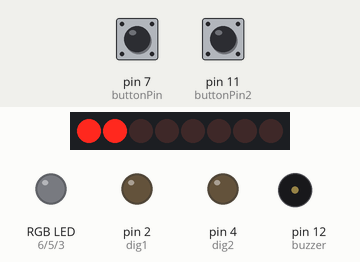
This sketch was run on a simulated Arduino Uno, built with avr-gcc and run on an emulated ATmega328P. On the bench: 8 shift-register outputs drawn as a row of LEDs (first output left, lit = HIGH), an RGB LED mixed from three pins (HIGH = lit), output pins drawn as LEDs (lit = HIGH), buzzer (waves = sounding). Wiring (inferred from the names in the program): shift register (74HC595): data pin 8; shift clock pin 10; latch pin 9. Wiring (inferred from the signals the program sends): row of LEDs: on Q0, Q1, Q2, Q3, Q4, Q5, Q6, Q7. Inputs (shaded band) come from the test bench; at power-on: pin 7 (buttonPin) LOW, pin 11 (buttonPin2) LOW. Pins used as bus, display or sensor lines are not drawn.

Above: at 1.2 s.
1.3 s: pin 7 (buttonPin) pulled HIGH for 0.15 s
At 2.4 s:
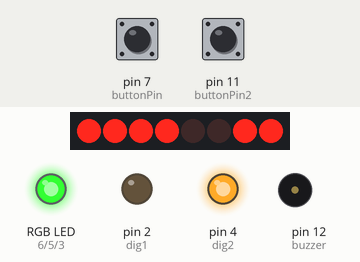
2.9 s: pin 11 (buttonPin2) pulled HIGH for 0.15 s
At 3.6 s:
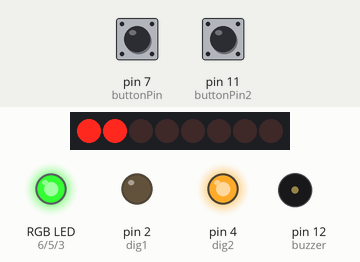
4.5 s: pin 7 (buttonPin) pulled HIGH for 1 s
At 4.9 s:
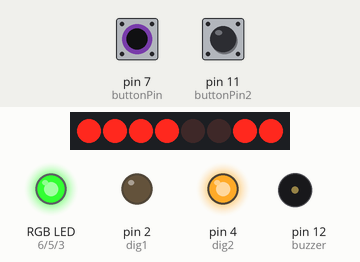
7.0 s: pin 11 (buttonPin2) pulled HIGH for 1 s
At 8.0 s:
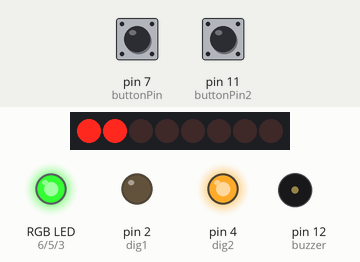
9.5 s: pin 7 (buttonPin) pulled HIGH for 0.15 s
At 10.1 s:
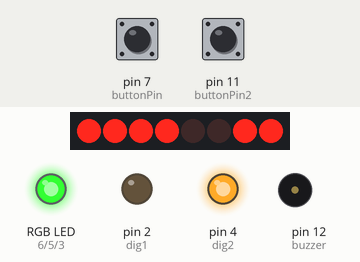
11.1 s: pin 11 (buttonPin2) pulled HIGH for 3.2 s
At 12.3 s:
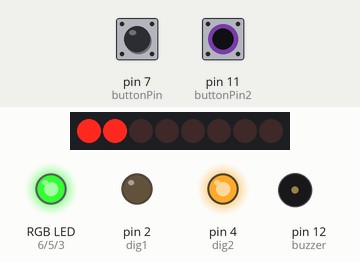
Timing chart, 0 to 14.1 s (numbered marks = the images above; inputs shaded):
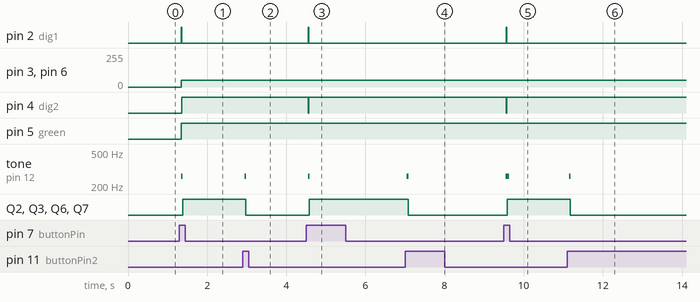

Measured:
- after the input at 1.3 s, pin 2 (dig1): LOW → HIGH after 0.05 s, → LOW 0.01 s later; pin 3 (blue), pin 6 (red): 0/255 → 51/255 after 0.05 s; pin 4 (dig2): LOW → HIGH after 0.06 s; pin 5 (green): LOW → HIGH after 0.05 s; tone on pin 12 (buzzer): silent → 261 Hz after 0.05 s, → silent 0.04 s later
- after the input at 2.9 s, tone on pin 12 (buzzer): silent → 261 Hz after 0.05 s, → silent 0.04 s later; Q2, Q3, Q6, Q7: HIGH → LOW after 0.08 s
- after the input at 4.5 s, pin 2 (dig1): LOW → HIGH after 0.05 s, → LOW 0.01 s later; pin 4 (dig2): HIGH → LOW after 0.05 s, → HIGH 0.01 s later; tone on pin 12 (buzzer): silent → 261 Hz after 0.05 s, → silent 0.04 s later; Q2, Q3, Q6, Q7: LOW → HIGH after 0.08 s
- after the input at 7.0 s, tone on pin 12 (buzzer): silent → 261 Hz after 0.05 s, → silent 0.04 s later; Q2, Q3, Q6, Q7: HIGH → LOW after 0.08 s
- after the input at 9.5 s, pin 2 (dig1): LOW → HIGH after 0.05 s, → LOW 0.01 s later; pin 4 (dig2): HIGH → LOW after 0.05 s, → HIGH 0.01 s later; tone on pin 12 (buzzer): silent → 261 Hz after 0.05 s, → silent 0.08 s later; Q2, Q3, Q6, Q7: LOW → HIGH after 0.08 s
- after the input at 11.1 s, tone on pin 12 (buzzer): silent → 261 Hz after 0.05 s, → silent 0.04 s later; Q2, Q3, Q6, Q7: HIGH → LOW after 0.08 s

The sketch:

Assignment_2_Code__Recent_.ino
```cpp
//Assesment 2 Car Park System

const int latchPin = 9;
const int clockPin = 10;
const int dataPin = 8;
const int buttonPin = 7;
const int buttonPin2 = 11;
const int green = 5;
const int red = 6;
const int blue = 3;

int buzzer =12;

float Colour = 0;

int dig1 = 2;
int dig2 = 4;

/*
  1 = decimal
  2 = bottom
  3 = bottom-right
  4 = middle
  5 = top-right
  6 = top-left
  7 = bottom-left
  8 = top
*/


typedef unsigned char uchar;

const uchar DECI = 0x01;
const uchar BOTT = 0x80;
const uchar BOTR = 0x20;
const uchar MIDD = 0x02;
const uchar TOPR = 0x10;
const uchar TOPL = 0x08;
const uchar BOTL = 0x40;
const uchar TOPP = 0x04;

const uchar DIGITS[10] = {
  TOPP | TOPL | TOPR | BOTT | BOTL | BOTR, // 0
  TOPR | BOTR, // 1
  TOPP | MIDD | BOTT | TOPR | BOTL, // 2
  TOPP | MIDD | BOTT | TOPR | BOTR, // 3
  TOPL | MIDD | TOPR | BOTR, // 4
  TOPP | MIDD | BOTT | TOPL | BOTR, // 5
  TOPP | MIDD | BOTT | TOPL | BOTR | BOTL, // 6
  TOPP | TOPR | BOTR, // 7
  TOPP | MIDD | BOTT | TOPL | BOTL | TOPR | BOTR, // 8
  TOPP | MIDD | BOTT | TOPL | TOPR | BOTR // 9

};

const uchar FULL[1] = {
  TOPP | TOPL | MIDD | BOTL  // F
  };


void setup(void)
{
  pinMode(green, OUTPUT);
  pinMode(blue, OUTPUT);
  pinMode(red, OUTPUT);

  pinMode(buzzer, OUTPUT);

  pinMode(latchPin,  OUTPUT);
  pinMode(clockPin,  OUTPUT);
  pinMode(dataPin,   OUTPUT);
  pinMode(buttonPin, INPUT);
  pinMode(buttonPin2, INPUT);
  putByte(DIGITS[0]);

  pinMode(dig2, OUTPUT);
  pinMode(dig1, OUTPUT);
  Serial.begin(9600);


}

int buttonCheck(void)
{
  // Button will be HIGH when not pressed

  if (digitalRead(buttonPin))
  {
    return 0;
  }
  else
  {
    // Wait for button release
    while (digitalRead(buttonPin) == LOW) /* nothing */ ;
    delay(1); // debounce
    return 1;
  }
}


int buttonCheck2(void)
{
  // Button 2 will be HIGH when not pressed.

  if (digitalRead(buttonPin2))
  {
    return 0;
  }
  else
  {
    // Wait for button release
    while (digitalRead(buttonPin2) == LOW) /* nothing */ ;
    delay(1); // debounce
    return 1;
  }
}

void putByte(byte dig1)
{
    digitalWrite(latchPin, LOW);
    shiftOut(dataPin, clockPin, MSBFIRST, dig1);
    digitalWrite(latchPin, HIGH);
}

void playTone(int tone, int duration)
{
  int start = millis();
  while ((millis() - start) < duration)
  {
    digitalWrite(buzzer, HIGH);
    delayMicroseconds(tone);
    digitalWrite(buzzer, LOW);
    delayMicroseconds(tone);
  }
}

void loop(void)
{
  char buffer[100];
  static int disp2 = 0;
  static int disp1 = 0;

  if (buttonCheck())
  {
    disp1 = (disp1 + 1) % 10;
    playTone(1915, 50); // beep when counting

  if (disp1==0)
  {
    disp2 = (disp2 + 1) % 10;
    playTone(1915, 50);
  }
  else
  {
    disp2 = disp2;
  }

   }

  if (disp1 >= 8 & disp2 == 1) //RBG Orange when count is greater than 18
   {
    analogWrite(green, 50);
    analogWrite(red, 238);
    analogWrite(blue, 17);
   }

  if (disp2 == 0) //RGB Green when count is < 10
  {
    analogWrite(green, 255);
    analogWrite(red, 51);
    analogWrite(blue, 51);
  }

  if (disp2 >= 2) //RGB Red when full
  {

    analogWrite(green, 6);
    analogWrite(red, 255);
    analogWrite(blue, 22);
    digitalWrite(dig2,LOW);
    digitalWrite(dig1, HIGH);
    putByte(FULL[disp2]); // display F when full
    delay(12);
    digitalWrite(dig2, HIGH);
    digitalWrite(dig1, LOW);
    putByte(FULL[disp1]);
    delay(12);
    Serial.println("**NO SPACES AVAILABLE**"); // record no spaces available when carpark is

  if (buttonCheck2())
  {
    disp1 = 9;
    disp2 = 1;

  }
   }

  else
  {
    digitalWrite(dig2,LOW);
    digitalWrite(dig1, HIGH);
    putByte(DIGITS[disp2]);
    delay(12);
    digitalWrite(dig2, HIGH);
    digitalWrite(dig1, LOW);
    putByte(DIGITS[disp1]);
    delay(12);
  }

  if (buttonCheck2())
  {
    playTone(1915, 50);
    disp1 = (disp1 - 1) % 10; // count backwards

  if (disp1<0 & disp2 == 1)
  {
    playTone(1915, 50);
    disp2 = 0;
    delay(12);
    disp1 = 9;
    return;
  }
  if ((disp1<0))
  {
    playTone(956, 100); //malfuntion alarm as the system is recording a car leaving when the number is zero, therefore, there is an error. Alarm, goes off.
    Serial.println("**ERROR, RESET DEVICE**");
    disp2 = 0;
    disp1 = 0;
    return;
  }

  else
  {
    disp2 = disp2;
    digitalWrite(dig2,LOW);
    digitalWrite(dig1, HIGH);
    putByte(DIGITS[disp2]);
    digitalWrite(dig2, HIGH);
    digitalWrite(dig1, LOW);
    putByte(DIGITS[disp1]);
    return;
  }

  }
  }
```
